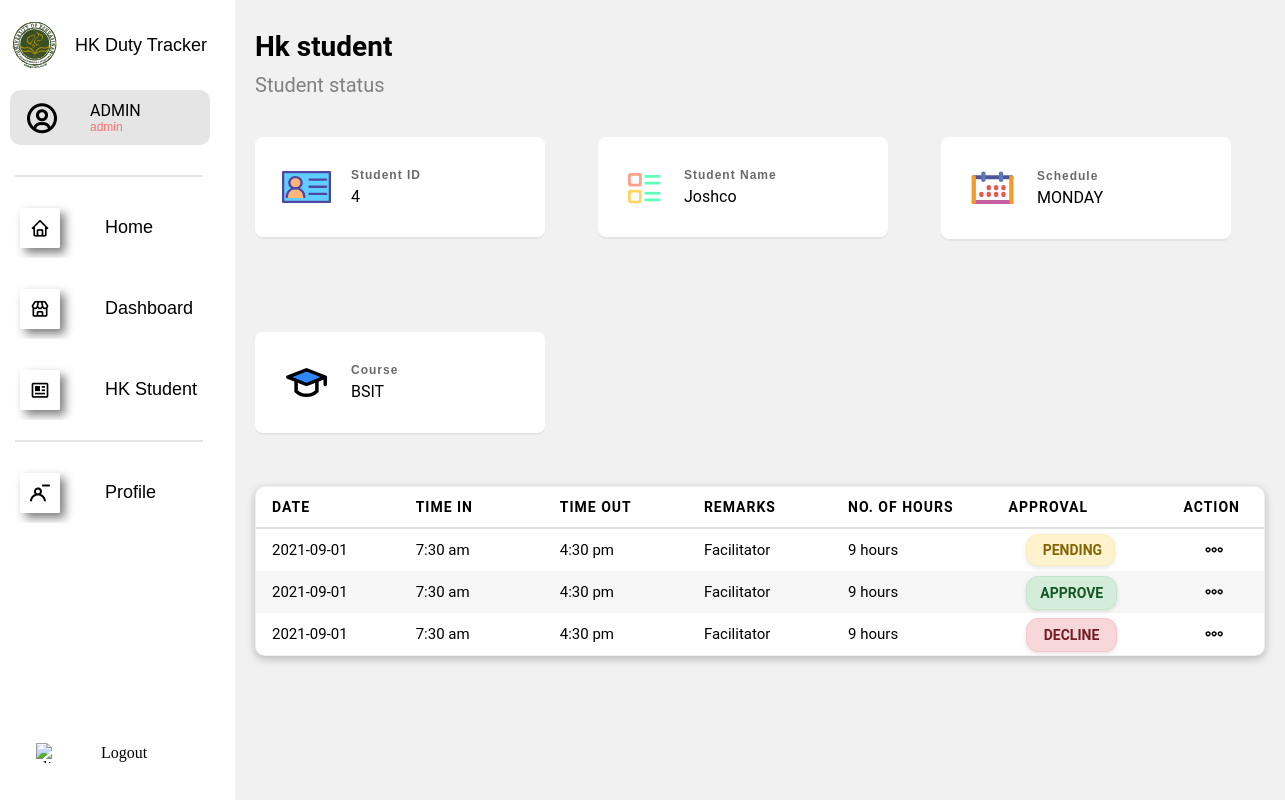
/hk.php?id=4 (signed in), run on the app's committed database.
### tables this page shows
CREATE TABLE students (
    id INT AUTO_INCREMENT PRIMARY KEY,
    name VARCHAR(255),
    hk_type INT(11),
    course_code VARCHAR(50),
    hk_duty_status ENUM('Man Power', 'Facilitator', 'Office Duty'),
    rendered_hours INT(11),
    schedule_days VARCHAR(255)  
);

### hk.php (the view, shortened to what this page needs)
<?php
include 'backend/connection.php';
$student_id = $_GET['id'] ?? null;
if ($student_id) {
    $stmt = $conn->prepare("
    SELECT *,
    schedule_days AS schedule
    FROM students
    WHERE id = ?
    ");
    $stmt->bind_param("i", $student_id);
    $stmt->execute();
    $result = $stmt->get_result();
    if ($result->num_rows === 1) {
        $student_data = $result->fetch_assoc();
    } else {
        header("Location: /ADMIN_DTR/dashboard.php");
        exit;
    }
}
?>
<!DOCTYPE html>
<html lang="en">
<head>
    <link rel="stylesheet" type= "text/css" href = "/ADMIN_DTR/design/hk_style.css">
</head>
<body>
<div class="wrapper">
    <?php include 'includes/sidebar.php'; ?>
    <div class="main">
        <h1 class="title_hk">Hk student</h1>
        <h2 class="subtitle_hk">Student status</h2>
        <div class="student_id_wrapper">
        <?php if(isset($error)): ?>
                <div class="error"><?php echo $error; ?></div>
            <?php elseif(isset($student_data)): ?>
            <div class="student_id_container">
                <div class="student-id-content">
                    <div class="student-img-wrapper">
                        <img loading="lazy"
                            src="/ADMIN_DTR/images/id.svg"
                            alt="Student ID icon"/>
                    </div>
                    <div class="student-id-info">
                        <div class="student-id-label">Student ID</div>
                            <div class="student-id-number">
                                <?php echo htmlspecialchars($student_data['id'])?>
                            </div>
                    </div>
                </div>
            </div>
            <div class="student_id_container">
                <div class="student-id-content">
                    <div class="student-img-wrapper">
                        <img loading="lazy"
                            src="/ADMIN_DTR/images/details.svg"
                            class="student-id-icon"
                            alt="Student ID icon"/>
                    </div>
                    <div class="student-id-info">
                        <div class="student-id-label">Student Name</div>
                        <div class="student-name">
                            <?php echo htmlspecialchars($student_data['name'])?>
                        </div>
                    </div>
                </div>
            </div>
            <div class="student_id_container">
                <div class="student-id-content">
                    <div class="student-img-wrapper">
                        <img loading="lazy"
                            src="/ADMIN_DTR/images/date.svg"
                            class="student-id-icon"
                            alt="Student ID icon"/>
                    </div>
                    <div class="student-id-info">
                        <div class="student-id-label">Schedule</div>
                            <div class="student-schedule">
                                <?php echo htmlspecialchars($student_data['schedule'])?>
                            </div>
                    </div>
                </div>
            </div>
            <div class="student_id_container">
                <div class="student-id-content">
                    <div class="student-img-wrapper">
                        <img loading="lazy"
                            src="/ADMIN_DTR/images/cap.svg"
                            class="student-id-icon"
                            alt="Student ID icon"/>
                    </div>
                    <div class="student-id-info">
                        <div class="student-id-label">Course</div>
                            <div class="student-course">
                            <?php echo htmlspecialchars($student_data['course_code'])?>                            </div>
                    </div>
                </div>
            </div>
            <?php else: ?>
                <div class="notice">Select a Student</div>
            <?php endif;?>
            <?php include 'includes/hourstable.php';?>
        </div>
    </div>
</div>
</body>
</html>

### design/hk_style.css (style rules this page uses)
* { margin: 0; padding: 0; box-sizing: border-box; }
:root { --primary: #2c3e50; --secondary: #7f8c8d; --accent: #3498db; --light: #f8f9fa; --border: #ecf0f1; }
.main { margin-left: 235px; padding: 20px; }
.title_hk { font-family: "Roboto", sans-serif; font-size: 28px; color: black; font-weight: bold; margin-top: 10px; }
.subtitle_hk { margin-top: 10px; font-family: "Roboto", sans-serif; font-style: normal; font-weight: normal; font-size: 20px; color: hsl(0, 0%, 50%); }
.student_id_wrapper { display: flex; gap: 53px; flex-wrap: wrap; }
.student_id_container { width: fit-content; min-width: 220px; max-width: 300px; height: auto; min-height: 100px; margin-top: 40px; border-radius: 8px; font-family: Roboto, sans-serif; font-weight: 400; }
.student-id-content { display: flex; justify-content: flex-start; align-items: center; gap: 20px; background-color: #fff; box-shadow: 0 2px 1px rgba(0, 0, 0, 0.05); border-radius: 8px; padding: 31px 27px; min-width: 290px; max-width: 300px; width: 100%; }
.student-id-icon { aspect-ratio: 1.24; object-fit: contain; object-position: center; width: 50px; align-self: flex-start; height: auto; }
.student-id-content img[src*="details.svg"] { width: 39px; height: auto; margin-top: 3px; }
.student-img-wrapper { display: flex; justify-content: center; align-items: center; flex-shrink: 0; }
.student-img-wrapper img { width: 49px; height: auto; }
.student-id-info { display: flex; flex-direction: column; }
.student-id-label { letter-spacing: 1px; font-family: "Poppins", sans-serif; font-weight: bold; color: rgba(0, 0, 0, 0.59); font-size: 12px; align-self: flex-start; }
.student-id-number,.student-name { text-transform: capitalize; text-wrap: nowrap; font-family: "Roboto", sans-serif; color: #000; font-size: 16px; margin-top: 5px; }
.student-course { text-transform: uppercase; font-family: 'Roboto', sans-serif; font-size: 16px; margin-top: 5px; color: #000; }
.student-schedule { text-transform: uppercase; font-family: 'Roboto', sans-serif; font-size: 16px; margin-top: 5px; color: #000; }

### design/styles.css (style rules this page uses)
* { margin: 0; padding: 0; box-sizing: border-box; }
body { background-color: #f1f1f1; overflow: hidden; }
.wrapper { display: flex; padding-bottom: 20px; min-height: 100vh; }

### data on the page
students: id "4", name "Joshco", schedule_days "MONDAY", course_code "BSIT"

### other printed values
$admin_name "ADMIN"
$admin_role "admin"
